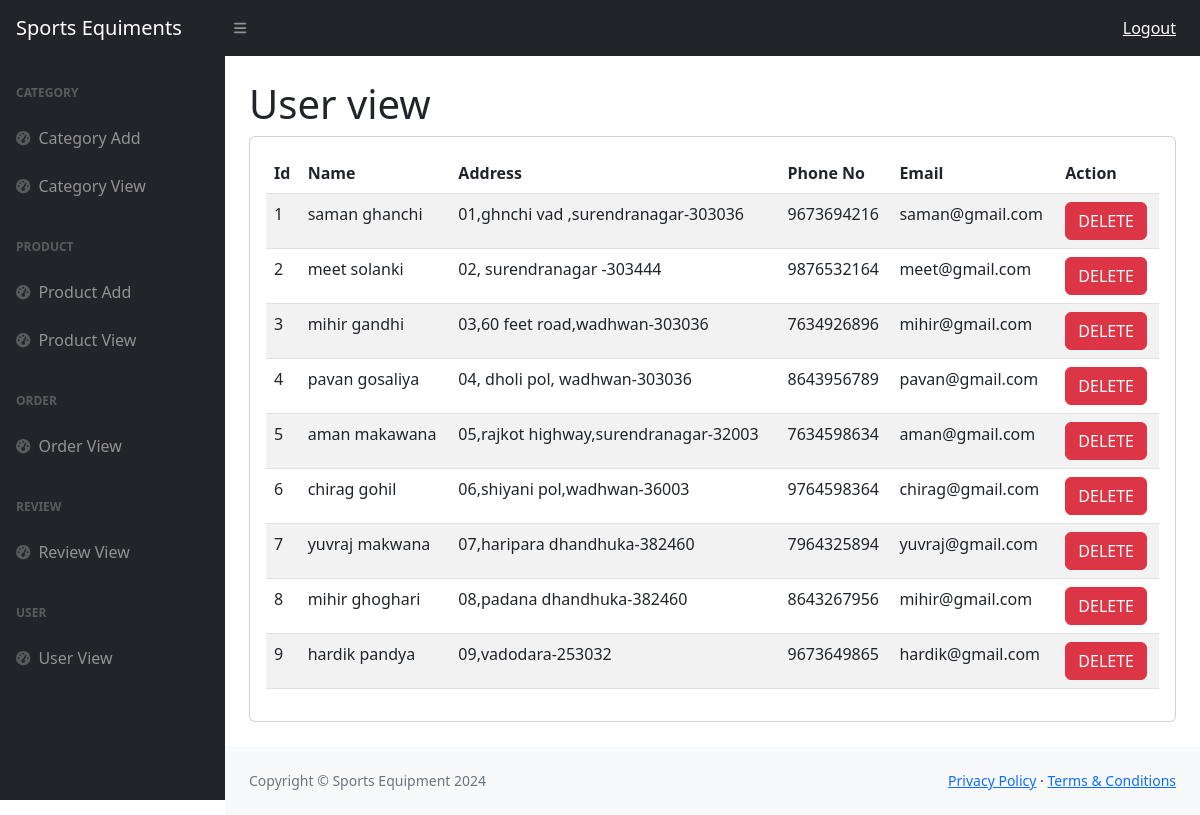
Page /admin/user-view.php on the committed database.
### tables this page shows
CREATE TABLE IF NOT EXISTS `users` (
  `u_id` int(10) NOT NULL AUTO_INCREMENT,
  `user_name` varchar(50) NOT NULL,
  `address` mediumtext NOT NULL,
  `mobile_no` varchar(10) NOT NULL,
  `email` varchar(50) NOT NULL,
  `password` varchar(50) NOT NULL,
  PRIMARY KEY (`u_id`)
);

### admin/user-view.php (the view, shortened to what this page needs)
<?php include "admin-header.php"; ?>
<div id="layoutSidenav_content">
    <main>
        <div class="container-fluid px-4">
            <h1 class="mt-4">User view</h1>
            <div class="card mb-4">
                <div class="card-body">
                    <table class="table table-striped">
                        <thead>
                            <tr>
                                <th>Id</th>
                                <th>Name</th>
                                <th>Address</th>
                                <th>Phone No</th>
                                <th>Email</th>
                                <th>Action</th>
                            </tr>
                        </thead>
                        <tbody>
                        <?php
                        $q="select * from users";
                        $rs= mysqli_query($con,$q);
                        while($row=mysqli_fetch_array($rs)){
                          ?>
                            <tr>
                                <td><?php echo $row['u_id'] ?> </td>
                                <td><?php echo $row['user_name'] ?> </td>
                                <td><?php echo $row['address'] ?> </td>
                                <td><?php echo $row['mobile_no'] ?> </td>
                                <td><?php echo $row['email'] ?> </td>
                                <td>
                                    <a onclick="return confirm('do you want to delete it')"
                                    href="user-view.php?u_id=<?php echo $row['u_id'];?>">
                                    <button type='button' class='btn btn-danger'>DELETE</button>
                             </a>
                                </td>
                            </tr>
                        <?php
                            }
                        ?>
                        </tbody>
                    </table>
                </div>
            </div>
        </div>
    </main>
    <?php include "admin-footer.php"; ?>

### rows in the picture
users: u_id "1", user_name "saman ghanchi", address "01,ghnchi vad ,surendranagar-303036", mobile_no "9673694216", email "saman@gmail.com"
users: u_id "2", user_name "meet solanki", address "02, surendranagar -303444", mobile_no "9876532164", email "meet@gmail.com"
users: u_id "3", user_name "mihir gandhi", address "03,60 feet road,wadhwan-303036", mobile_no "7634926896", email "mihir@gmail.com"
users: u_id "4", user_name "pavan gosaliya", address "04, dholi pol, wadhwan-303036", mobile_no "8643956789", email "pavan@gmail.com"
users: u_id "5", user_name "aman makawana", address "05,rajkot highway,surendranagar-32003", mobile_no "7634598634", email "aman@gmail.com"
users: u_id "6", user_name "chirag gohil", address "06,shiyani pol,wadhwan-36003", mobile_no "9764598364", email "chirag@gmail.com"
users: u_id "7", user_name "yuvraj makwana", address "07,haripara dhandhuka-382460", mobile_no "7964325894", email "yuvraj@gmail.com"
users: u_id "8", user_name "mihir ghoghari", address "08,padana dhandhuka-382460", mobile_no "8643267956", email "mihir@gmail.com"
users: u_id "9", user_name "hardik pandya", address "09,vadodara-253032", mobile_no "9673649865", email "hardik@gmail.com"
